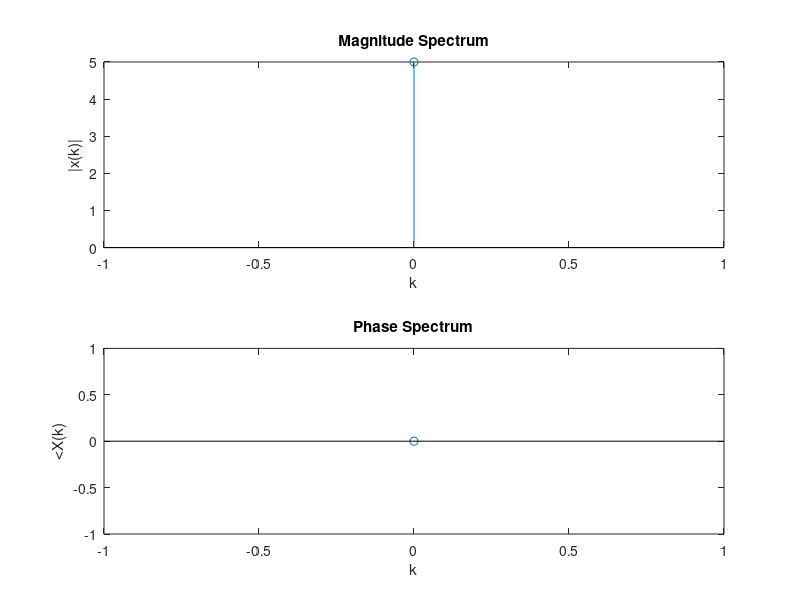

Write MATLAB code to recreate this figure. (Note: this script raises an error after producing the figure.)
%To compute the DFT of a sequence
%Plot its magnitude and phase spectrum
%Compute its IDFT
clc;
clear all;
close all;

x = input('Enter the sequence: ');
fprintf('\n');
fprintf('%f', x);
N = length(x);
n = 0:1:N-1;
k = 0:1:N-1;
WN = exp(-j * 2 * pi / N);
nk = n.'*k;
WNnk = WN.^nk;
Xk = x*WNnk;
fprintf('\n\n');
fprintf('\n%f', Xk);
subplot(2, 1, 1);
stem(k, abs(Xk));
xlabel('k');
ylabel('|x(k)|');
title('Magnitude Spectrum');

subplot(2, 1, 2);
stem(k, angle(Xk));
xlabel('k');
ylabel('<X(k)');
title('Phase Spectrum');

%IDFT 
Xk = input('\nEnter the sequence: ');
N = length(Xk);
xn = idft(Xk, N);
fprintf('\nIDFT of X(k) is: \n');
fprintf('%f\n', xn);

function xn = idft(Xk, N)
    L = length(Xk);
    for k = 0:N-1
        for n = 0:N-1
            p = exp(j * 2 * pi * n * k / N);
            x2(k + 1, n + 1) = p;
        end
    end
    xn = (Xk * x2)/N;
end
